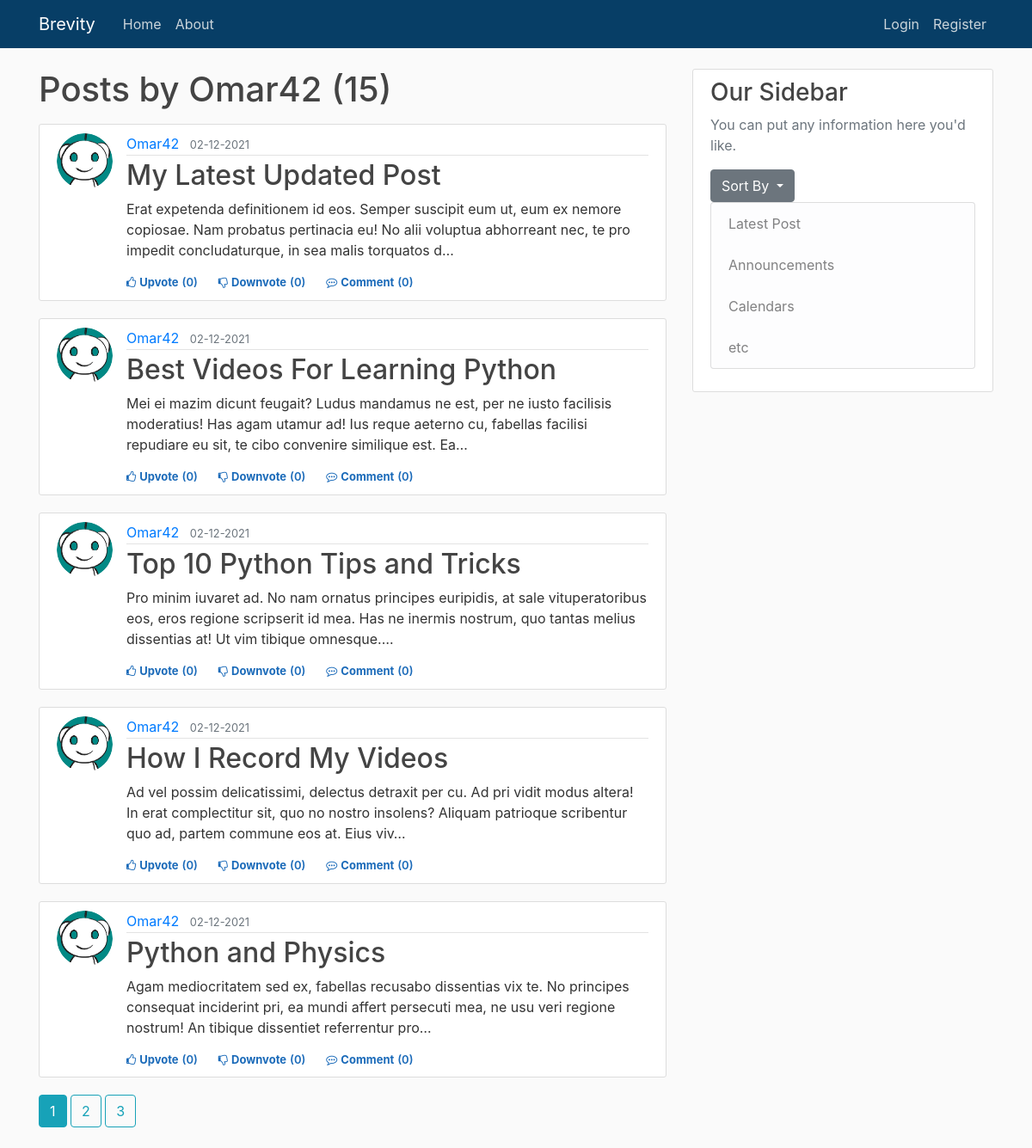
Page /user/Omar42 on the committed database.
### brevity/models.py (models this page shows, shortened)
class User(db.Model, UserMixin):
    id = db.Column(db.Integer, primary_key=True)
    username = db.Column(db.String(20), unique=True, nullable=False)
    email = db.Column(db.String(120), unique=True, nullable=False)
    image_file = db.Column(db.String(20), nullable=False, default='default.jpg')
    password = db.Column(db.String(60), nullable=False)
    posts = db.relationship('Post', backref='author', lazy=True)                    #By default SQLAlchemy guess the relationship to be one to many as posts returns a list of post.
    upvoted = db.relationship('Upvote', foreign_keys='Upvote.user_id', backref='user', lazy='dynamic')
    downvoted = db.relationship('Downvote', foreign_keys='Downvote.user_id', backref='user', lazy='dynamic')
    commented = db.relationship('Comment', backref='author', lazy=True)

class Post(db.Model):
    id = db.Column(db.Integer, primary_key=True)
    title = db.Column(db.String(100), nullable=False)
    date_posted = db.Column(db.DateTime, nullable=False, default=datetime.utcnow)
    content = db.Column(db.Text, nullable=False)
    user_id = db.Column(db.Integer, db.ForeignKey('user.id'), nullable=False)
    tags = db.relationship('Tag', backref='post', cascade="all, delete", lazy='dynamic')
    upvotes = db.relationship('Upvote', backref='post', lazy='dynamic')
    downvotes = db.relationship('Downvote', backref='post', lazy='dynamic')
    comments = db.relationship('Comment', backref='post', lazy='dynamic')
    resources = db.relationship('ResourceFile', backref='post', lazy='dynamic')

### brevity/users/routes.py (the view)
@users.route("/user/<string:username>")
def user_posts(username):
    page = request.args.get('page', 1, type=int)
    user = User.query.filter_by(username=username).first_or_404()
    posts = (Post.query.filter_by(author = user)
        .order_by(Post.date_posted.desc())
        .paginate(page = page, per_page = 5)
        )
    return render_template('user_posts.html', posts=posts, user=user)

### brevity/templates/user_posts.html (shortened to what this page needs)
{% extends "layout.html" %}
{% block content %}
    <h1 class="mb-3">Posts by {{ user.username }} ({{ posts.total }})</h1>
    {% for post in posts.items %}
        <article class="media content-section">
            <img class="rounded-circle article-img" src="{{ url_for('static', filename = 'profile_pics/' + post.author.image_file)}}">
            <div class="media-body">
                <div class="article-metadata">
                    <a class="mr-2" href="{{ url_for('users.user_posts', username=post.author.username) }}">{{ post.author.username }}</a>
                    <small class="text-muted">{{ post.date_posted.strftime('%d-%m-%Y') }}</small>
                </div>
                <h2><a class="article-title" href="{{ url_for('posts.post', post_id=post.id) }}">{{ post.title }}</a></h2>
                <p class="article-content">{{ post.content[:200] }}<span>&#8230;</span></p>
                <div>
                  {% if current_user.is_authenticated %}
                      <div class="d-flex flex-row fs-12" id="vote{{post.id}}">
                          {% if not current_user.has_upvoted_post(post) %}
                              <div class="like cursor votestyle vote" post_id="{{post.id}}" action="upvote"><i class="fa fa-thumbs-o-up"></i><span class="ml-1">Upvote</span></div>
                              <div class="like vote_count" ><span class="ml-1 mr-4">({{post.upvotes.count()}})</span></div>
                          {% else %}
                              <div class="like cursor upvotedstyle vote" post_id="{{post.id}}" action="upvote"><i class="fa fa-thumbs-o-up"></i><span class="ml-1">Upvoted</span></div>
                              <div class="like upvoted_count" ><span class="ml-1 mr-4">({{post.upvotes.count()}})</span></div>
                          {% endif %}
                          {% if not current_user.has_downvoted_post(post) %}
                              <div class="like downvotecursor votestyle vote" post_id="{{post.id}}" action="downvote"><i class="fa fa-thumbs-o-down"></i><span class="ml-1">Downvote</span></div>
                              <div class="like vote_count"><span class="ml-1 mr-4">({{post.downvotes.count()}})</span></div>
                          {% else %}
                              <div class="like downvotecursor downvotedstyle vote" post_id="{{post.id}}" action="downvote"><i class="fa fa-thumbs-o-down"></i><span class="ml-1">Downvoted</span></div>
                              <div class="like downvoted_count"><span class="ml-1 mr-4">({{post.downvotes.count()}})</span></div>
                          {% endif %}
                          <div class="like cursor comment"><i class="fa fa-commenting-o"></i><span class="ml-1"><a class="mr-1 like cursor comment" href="{{ url_for('posts.post', post_id=post.id) }}">Comment</a></span></div>
                          <div class="like comment_count"><span class="ml-0">({{post.comments.count()}})</span></div>
                      </div>
                  {% else %}
                      <div class="d-flex flex-row fs-12">
                          <div class="like cursor unauthorised_upvote"><i class="fa fa-thumbs-o-up"></i><span class="ml-1"><a class="like cursor unauthorised_upvote" href="{{ url_for('posts.vote_action', post_id=post.id, action='unauthorized_upvote')}}">Upvote</a></span></div>
                          <div class="like vote_count" ><span class="ml-1 mr-4">({{post.upvotes.count()}})</span></div>
                          <div class="like downvotecursor unauthorised_downvote"><i class="fa fa-thumbs-o-down"></i><span class="ml-1"><a class="like downvotecursor unauthorised_downvote" href="{{ url_for('posts.vote_action', post_id=post.id, action='unauthorized_downvote')}}">Downvote</a></span></div>
                          <div class="like vote_count"><span class="ml-1 mr-4">({{post.downvotes.count()}})</span></div>
                          <div class="like cursor comment"><i class="fa fa-commenting-o"></i><span class="ml-1"><a class="mr-1 like cursor comment" href="{{ url_for('posts.post', post_id=post.id) }}">Comment</a></span></div>
                          <div class="like comment_count"><span class="ml-0">({{post.comments.count()}})</span></div>
                      </div>
                  {% endif %}
                </div>
            </div>
        </article>
    {% endfor %}
    {% for page_num in posts.iter_pages(left_edge=1, right_edge=1, left_current=1, right_current=2) %}
      {% if page_num %}
        {% if posts.page == page_num %}
          <a class="btn btn-info mb-4" href="{{ url_for('users.user_posts', username=user.username, page=page_num) }}">{{ page_num }}</a>
        {% else %}
          <a class="btn btn-outline-info mb-4" href="{{ url_for('users.user_posts', username=user.username, page=page_num) }}">{{ page_num }}</a>
        {% endif %}
      {% else %}
        ...
      {% endif %}
    {% endfor %}
{% endblock content %}

### brevity/static/main.css (style rules this page uses)
body { background: #fafafa; color: #333333; margin-top: 5rem; }
h1, h2, h3, h4, h5, h6 { color: #444444; }
.content-section { background: #ffffff; padding: 10px 20px; border: 1px solid #dddddd; border-radius: 3px; margin-bottom: 20px; }
.article-title { color: #444444; }
.article-content { white-space: pre-line; }
.article-img { height: 65px; width: 65px; margin-right: 16px; }
.article-metadata { padding-bottom: 1px; margin-bottom: 4px; border-bottom: 1px solid #e3e3e3 }
.fs-12 { font-size: 12px }
.cursor { cursor: pointer }
.downvotecursor { cursor: pointer }
.vote_count { color: #1a6ab9; font-size: 13px; font-weight: 600; }
.comment { color: #1a6ab9; font-size: 13px; font-weight: 700; }
.comment_count { color: #1a6ab9; font-size: 13px; font-weight: 600; }
.unauthorised_upvote { color: #1a6ab9; font-size: 13px; font-weight: 700; }
.unauthorised_downvote { color: #1a6ab9; font-size: 13px; font-weight: 700; }

### rows in the picture
User: username "Omar42"
Post: image_file (placeholder picture), author.username "Omar42", date_posted "02-12-2021", title "My Latest Updated Post", content "Erat expetenda definitionem id eos. Semper suscipit eum ut, eum ex nemore copiosae. Nam probatus pertinacia eu! No alii voluptua abhorreant nec, te pro impedit concludaturque, in sea malis torquatos d", upvotes.count "0", downvotes.count "0", comments.count "0"
Post: image_file (placeholder picture), author.username "Omar42", date_posted "02-12-2021", title "Best Videos For Learning Python", content "Mei ei mazim dicunt feugait? Ludus mandamus ne est, per ne iusto facilisis moderatius! Has agam utamur ad! Ius reque aeterno cu, fabellas facilisi repudiare eu sit, te cibo convenire similique est. Ea", upvotes.count "0", downvotes.count "0", comments.count "0"
Post: image_file (placeholder picture), author.username "Omar42", date_posted "02-12-2021", title "Top 10 Python Tips and Tricks", content "Pro minim iuvaret ad. No nam ornatus principes euripidis, at sale vituperatoribus eos, eros regione scripserit id mea. Has ne inermis nostrum, quo tantas melius dissentias at! Ut vim tibique omnesque.", upvotes.count "0", downvotes.count "0", comments.count "0"
Post: image_file (placeholder picture), author.username "Omar42", date_posted "02-12-2021", title "How I Record My Videos", content "Ad vel possim delicatissimi, delectus detraxit per cu. Ad pri vidit modus altera! In erat complectitur sit, quo no nostro insolens? Aliquam patrioque scribentur quo ad, partem commune eos at. Eius viv", upvotes.count "0", downvotes.count "0", comments.count "0"
Post: image_file (placeholder picture), author.username "Omar42", date_posted "02-12-2021", title "Python and Physics", content "Agam mediocritatem sed ex, fabellas recusabo dissentias vix te. No principes consequat inciderint pri, ea mundi affert persecuti mea, ne usu veri regione nostrum! An tibique dissentiet referrentur pro", upvotes.count "0", downvotes.count "0", comments.count "0"

### other values in the picture
{{ posts.total }} "15"
{{ page_num }} "1"
{{ page_num }} "2" "3"
